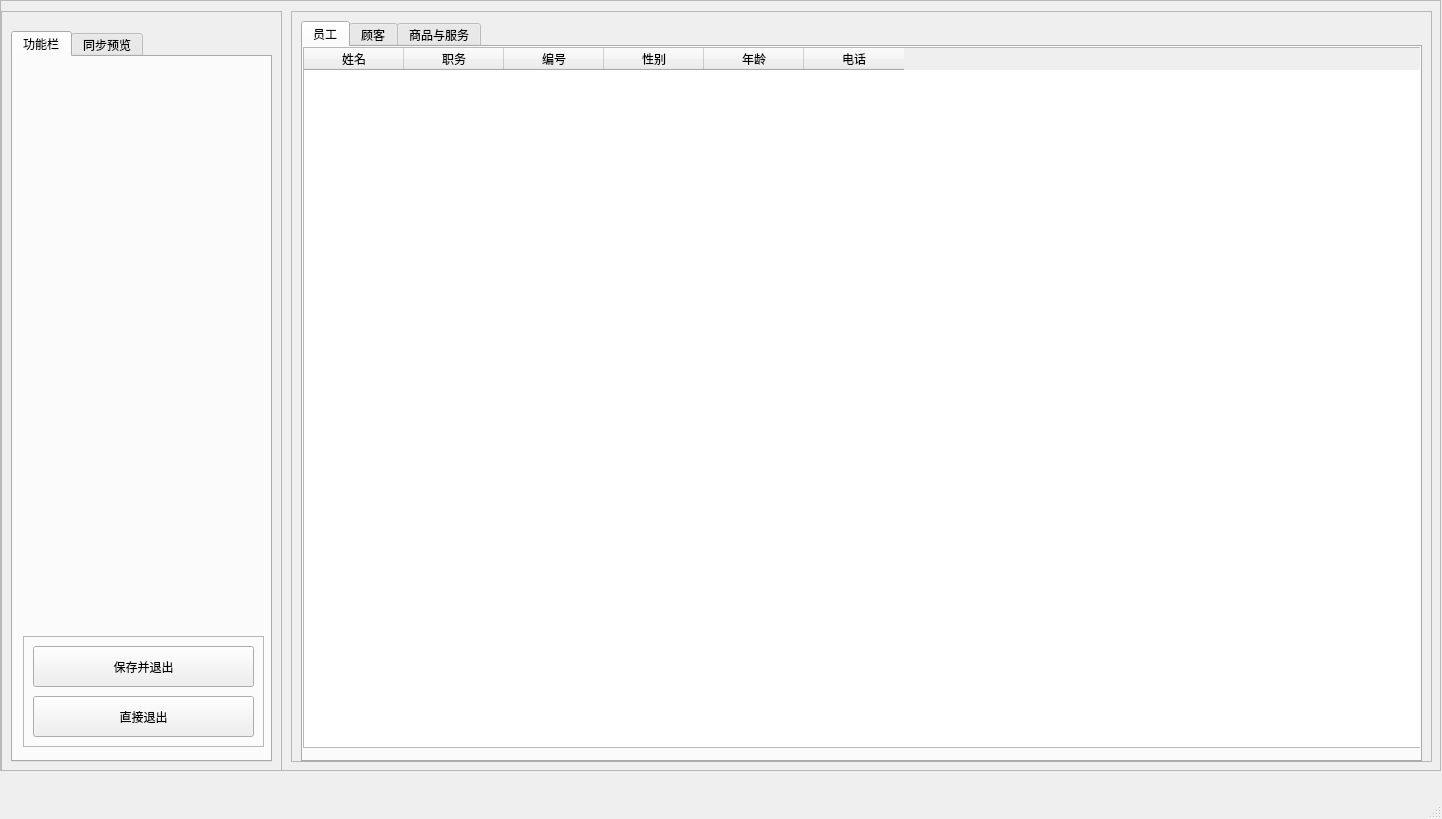
<?xml version="1.0" encoding="UTF-8"?>
<ui version="4.0">
 <class>manageform</class>
 <widget class="QMainWindow" name="manageform">
  <property name="geometry">
   <rect>
    <x>0</x>
    <y>0</y>
    <width>1442</width>
    <height>819</height>
   </rect>
  </property>
  <property name="windowTitle">
   <string>管理系统</string>
  </property>
  <widget class="QWidget" name="centralwidget">
   <widget class="QScrollArea" name="main_scrollarea">
    <property name="geometry">
     <rect>
      <x>0</x>
      <y>0</y>
      <width>1441</width>
      <height>771</height>
     </rect>
    </property>
    <property name="widgetResizable">
     <bool>true</bool>
    </property>
    <widget class="QWidget" name="scroll_area">
     <property name="geometry">
      <rect>
       <x>0</x>
       <y>0</y>
       <width>1439</width>
       <height>769</height>
      </rect>
     </property>
     <widget class="QFrame" name="main_frame">
      <property name="geometry">
       <rect>
        <x>290</x>
        <y>10</y>
        <width>1141</width>
        <height>751</height>
       </rect>
      </property>
      <property name="frameShape">
       <enum>QFrame::StyledPanel</enum>
      </property>
      <property name="frameShadow">
       <enum>QFrame::Raised</enum>
      </property>
      <widget class="QTabWidget" name="main_tab">
       <property name="geometry">
        <rect>
         <x>10</x>
         <y>10</y>
         <width>1121</width>
         <height>741</height>
        </rect>
       </property>
       <property name="currentIndex">
        <number>0</number>
       </property>
       <widget class="QWidget" name="employee_tab">
        <attribute name="title">
         <string>员工</string>
        </attribute>
        <widget class="QTableWidget" name="employee_ec">
         <property name="geometry">
          <rect>
           <x>0</x>
           <y>0</y>
           <width>1121</width>
           <height>701</height>
          </rect>
         </property>
         <column>
          <property name="text">
           <string>姓名</string>
          </property>
         </column>
         <column>
          <property name="text">
           <string>职务</string>
          </property>
         </column>
         <column>
          <property name="text">
           <string>编号</string>
          </property>
         </column>
         <column>
          <property name="text">
           <string>性别</string>
          </property>
         </column>
         <column>
          <property name="text">
           <string>年龄</string>
          </property>
         </column>
         <column>
          <property name="text">
           <string>电话</string>
          </property>
         </column>
        </widget>
       </widget>
       <widget class="QWidget" name="customer_tab">
        <attribute name="title">
         <string>顾客</string>
        </attribute>
        <widget class="QTableWidget" name="customer_ec">
         <property name="geometry">
          <rect>
           <x>0</x>
           <y>0</y>
           <width>1121</width>
           <height>701</height>
          </rect>
         </property>
         <column>
          <property name="text">
           <string>姓名</string>
          </property>
         </column>
         <column>
          <property name="text">
           <string>卡号</string>
          </property>
         </column>
         <column>
          <property name="text">
           <string>性别</string>
          </property>
         </column>
         <column>
          <property name="text">
           <string>年龄</string>
          </property>
         </column>
         <column>
          <property name="text">
           <string>电话</string>
          </property>
         </column>
        </widget>
       </widget>
       <widget class="QWidget" name="service_tab">
        <attribute name="title">
         <string>商品与服务</string>
        </attribute>
        <widget class="QTableWidget" name="service_ec">
         <property name="geometry">
          <rect>
           <x>0</x>
           <y>0</y>
           <width>1111</width>
           <height>851</height>
          </rect>
         </property>
         <column>
          <property name="text">
           <string>名称</string>
          </property>
         </column>
         <column>
          <property name="text">
           <string>价格</string>
          </property>
         </column>
         <column>
          <property name="text">
           <string>消费次数</string>
          </property>
         </column>
        </widget>
       </widget>
      </widget>
     </widget>
     <widget class="QFrame" name="side_frame">
      <property name="geometry">
       <rect>
        <x>0</x>
        <y>10</y>
        <width>281</width>
        <height>761</height>
       </rect>
      </property>
      <property name="frameShape">
       <enum>QFrame::StyledPanel</enum>
      </property>
      <property name="frameShadow">
       <enum>QFrame::Raised</enum>
      </property>
      <widget class="QTabWidget" name="side_tab">
       <property name="geometry">
        <rect>
         <x>10</x>
         <y>20</y>
         <width>261</width>
         <height>731</height>
        </rect>
       </property>
       <property name="currentIndex">
        <number>0</number>
       </property>
       <widget class="QWidget" name="side_main_tab">
        <attribute name="title">
         <string>功能栏</string>
        </attribute>
        <widget class="QFrame" name="exit_frame">
         <property name="geometry">
          <rect>
           <x>10</x>
           <y>579</y>
           <width>241</width>
           <height>111</height>
          </rect>
         </property>
         <property name="frameShape">
          <enum>QFrame::StyledPanel</enum>
         </property>
         <property name="frameShadow">
          <enum>QFrame::Raised</enum>
         </property>
         <widget class="QPushButton" name="exit_save_bt">
          <property name="geometry">
           <rect>
            <x>10</x>
            <y>10</y>
            <width>221</width>
            <height>41</height>
           </rect>
          </property>
          <property name="text">
           <string>保存并退出</string>
          </property>
         </widget>
         <widget class="QPushButton" name="exit_nsave_bt">
          <property name="geometry">
           <rect>
            <x>10</x>
            <y>60</y>
            <width>221</width>
            <height>41</height>
           </rect>
          </property>
          <property name="text">
           <string>直接退出</string>
          </property>
         </widget>
        </widget>
        <widget class="QLabel" name="icon_area">
         <property name="geometry">
          <rect>
           <x>10</x>
           <y>10</y>
           <width>241</width>
           <height>551</height>
          </rect>
         </property>
         <property name="text">
          <string/>
         </property>
        </widget>
       </widget>
       <widget class="QWidget" name="side_view_tab">
        <attribute name="title">
         <string>同步预览</string>
        </attribute>
        <widget class="QTabWidget" name="view_tab">
         <property name="geometry">
          <rect>
           <x>0</x>
           <y>0</y>
           <width>251</width>
           <height>691</height>
          </rect>
         </property>
         <property name="currentIndex">
          <number>0</number>
         </property>
         <widget class="QWidget" name="employee_view">
          <attribute name="title">
           <string>员工</string>
          </attribute>
          <widget class="QFrame" name="em_view_frame">
           <property name="geometry">
            <rect>
             <x>0</x>
             <y>0</y>
             <width>241</width>
             <height>651</height>
            </rect>
           </property>
           <property name="frameShape">
            <enum>QFrame::StyledPanel</enum>
           </property>
           <property name="frameShadow">
            <enum>QFrame::Raised</enum>
           </property>
           <widget class="QLineEdit" name="em_name_le">
            <property name="geometry">
             <rect>
              <x>30</x>
              <y>50</y>
              <width>171</width>
              <height>31</height>
             </rect>
            </property>
           </widget>
           <widget class="QLabel" name="label">
            <property name="geometry">
             <rect>
              <x>20</x>
              <y>20</y>
              <width>69</width>
              <height>19</height>
             </rect>
            </property>
            <property name="text">
             <string>姓名</string>
            </property>
           </widget>
           <widget class="QLabel" name="label_2">
            <property name="geometry">
             <rect>
              <x>20</x>
              <y>100</y>
              <width>69</width>
              <height>19</height>
             </rect>
            </property>
            <property name="text">
             <string>职务</string>
            </property>
           </widget>
           <widget class="QLineEdit" name="em_posi_le">
            <property name="geometry">
             <rect>
              <x>30</x>
              <y>130</y>
              <width>171</width>
              <height>31</height>
             </rect>
            </property>
           </widget>
           <widget class="QLabel" name="label_3">
            <property name="geometry">
             <rect>
              <x>20</x>
              <y>180</y>
              <width>69</width>
              <height>19</height>
             </rect>
            </property>
            <property name="text">
             <string>编号</string>
            </property>
           </widget>
           <widget class="QLineEdit" name="em_id_le">
            <property name="geometry">
             <rect>
              <x>30</x>
              <y>210</y>
              <width>171</width>
              <height>31</height>
             </rect>
            </property>
           </widget>
           <widget class="QLabel" name="label_4">
            <property name="geometry">
             <rect>
              <x>20</x>
              <y>260</y>
              <width>69</width>
              <height>19</height>
             </rect>
            </property>
            <property name="text">
             <string>性别</string>
            </property>
           </widget>
           <widget class="QLineEdit" name="em_gen_le">
            <property name="geometry">
             <rect>
              <x>30</x>
              <y>290</y>
              <width>171</width>
              <height>31</height>
             </rect>
            </property>
           </widget>
           <widget class="QLabel" name="label_5">
            <property name="geometry">
             <rect>
              <x>20</x>
              <y>340</y>
              <width>69</width>
              <height>19</height>
             </rect>
            </property>
            <property name="text">
             <string>年龄</string>
            </property>
           </widget>
           <widget class="QLineEdit" name="em_age_le">
            <property name="geometry">
             <rect>
              <x>30</x>
              <y>370</y>
              <width>171</width>
              <height>31</height>
             </rect>
            </property>
           </widget>
           <widget class="QLabel" name="label_6">
            <property name="geometry">
             <rect>
              <x>20</x>
              <y>420</y>
              <width>69</width>
              <height>19</height>
             </rect>
            </property>
            <property name="text">
             <string>电话</string>
            </property>
           </widget>
           <widget class="QLineEdit" name="em_pho_le">
            <property name="geometry">
             <rect>
              <x>30</x>
              <y>450</y>
              <width>171</width>
              <height>31</height>
             </rect>
            </property>
           </widget>
           <widget class="QFrame" name="em_view_bt_frame">
            <property name="geometry">
             <rect>
              <x>10</x>
              <y>540</y>
              <width>221</width>
              <height>101</height>
             </rect>
            </property>
            <property name="frameShape">
             <enum>QFrame::StyledPanel</enum>
            </property>
            <property name="frameShadow">
             <enum>QFrame::Raised</enum>
            </property>
            <widget class="QPushButton" name="em_add_bt">
             <property name="geometry">
              <rect>
               <x>120</x>
               <y>20</y>
               <width>92</width>
               <height>28</height>
              </rect>
             </property>
             <property name="text">
              <string>添加为员工</string>
             </property>
            </widget>
            <widget class="QPushButton" name="em_chg_bt">
             <property name="geometry">
              <rect>
               <x>10</x>
               <y>60</y>
               <width>92</width>
               <height>28</height>
              </rect>
             </property>
             <property name="text">
              <string>修改员工</string>
             </property>
            </widget>
            <widget class="QPushButton" name="em_del_bt">
             <property name="geometry">
              <rect>
               <x>10</x>
               <y>20</y>
               <width>92</width>
               <height>28</height>
              </rect>
             </property>
             <property name="text">
              <string>删除员工</string>
             </property>
            </widget>
            <widget class="QPushButton" name="em_clear_bt">
             <property name="geometry">
              <rect>
               <x>120</x>
               <y>60</y>
               <width>92</width>
               <height>28</height>
              </rect>
             </property>
             <property name="text">
              <string>清空</string>
             </property>
            </widget>
           </widget>
           <zorder>em_view_bt_frame</zorder>
           <zorder>em_name_le</zorder>
           <zorder>label</zorder>
           <zorder>label_2</zorder>
           <zorder>em_posi_le</zorder>
           <zorder>label_3</zorder>
           <zorder>em_id_le</zorder>
           <zorder>label_4</zorder>
           <zorder>em_gen_le</zorder>
           <zorder>label_5</zorder>
           <zorder>em_age_le</zorder>
           <zorder>label_6</zorder>
           <zorder>em_pho_le</zorder>
          </widget>
         </widget>
         <widget class="QWidget" name="customer_view">
          <attribute name="title">
           <string>顾客</string>
          </attribute>
          <widget class="QFrame" name="cu_view_frame">
           <property name="geometry">
            <rect>
             <x>0</x>
             <y>0</y>
             <width>241</width>
             <height>661</height>
            </rect>
           </property>
           <property name="frameShape">
            <enum>QFrame::StyledPanel</enum>
           </property>
           <property name="frameShadow">
            <enum>QFrame::Raised</enum>
           </property>
           <widget class="QLineEdit" name="cu_name_le">
            <property name="geometry">
             <rect>
              <x>30</x>
              <y>50</y>
              <width>171</width>
              <height>31</height>
             </rect>
            </property>
           </widget>
           <widget class="QLabel" name="label_7">
            <property name="geometry">
             <rect>
              <x>20</x>
              <y>20</y>
              <width>69</width>
              <height>19</height>
             </rect>
            </property>
            <property name="text">
             <string>姓名</string>
            </property>
           </widget>
           <widget class="QLabel" name="label_9">
            <property name="geometry">
             <rect>
              <x>20</x>
              <y>100</y>
              <width>69</width>
              <height>19</height>
             </rect>
            </property>
            <property name="text">
             <string>卡号</string>
            </property>
           </widget>
           <widget class="QLineEdit" name="cu_card_le">
            <property name="geometry">
             <rect>
              <x>30</x>
              <y>130</y>
              <width>171</width>
              <height>31</height>
             </rect>
            </property>
           </widget>
           <widget class="QLabel" name="label_10">
            <property name="geometry">
             <rect>
              <x>20</x>
              <y>180</y>
              <width>69</width>
              <height>19</height>
             </rect>
            </property>
            <property name="text">
             <string>性别</string>
            </property>
           </widget>
           <widget class="QLineEdit" name="cu_gen_le">
            <property name="geometry">
             <rect>
              <x>30</x>
              <y>210</y>
              <width>171</width>
              <height>31</height>
             </rect>
            </property>
           </widget>
           <widget class="QLabel" name="label_11">
            <property name="geometry">
             <rect>
              <x>20</x>
              <y>260</y>
              <width>69</width>
              <height>19</height>
             </rect>
            </property>
            <property name="text">
             <string>年龄</string>
            </property>
           </widget>
           <widget class="QLineEdit" name="cu_age_le">
            <property name="geometry">
             <rect>
              <x>30</x>
              <y>290</y>
              <width>171</width>
              <height>31</height>
             </rect>
            </property>
           </widget>
           <widget class="QLabel" name="label_12">
            <property name="geometry">
             <rect>
              <x>20</x>
              <y>340</y>
              <width>69</width>
              <height>19</height>
             </rect>
            </property>
            <property name="text">
             <string>电话</string>
            </property>
           </widget>
           <widget class="QLineEdit" name="cu_pho_le">
            <property name="geometry">
             <rect>
              <x>30</x>
              <y>370</y>
              <width>171</width>
              <height>31</height>
             </rect>
            </property>
           </widget>
           <widget class="QFrame" name="cu_view_bt_frame">
            <property name="geometry">
             <rect>
              <x>10</x>
              <y>540</y>
              <width>221</width>
              <height>111</height>
             </rect>
            </property>
            <property name="frameShape">
             <enum>QFrame::StyledPanel</enum>
            </property>
            <property name="frameShadow">
             <enum>QFrame::Raised</enum>
            </property>
            <widget class="QPushButton" name="cu_add_bt">
             <property name="geometry">
              <rect>
               <x>120</x>
               <y>20</y>
               <width>92</width>
               <height>28</height>
              </rect>
             </property>
             <property name="text">
              <string>添加为顾客</string>
             </property>
            </widget>
            <widget class="QPushButton" name="cu_chg_bt">
             <property name="geometry">
              <rect>
               <x>10</x>
               <y>60</y>
               <width>92</width>
               <height>28</height>
              </rect>
             </property>
             <property name="text">
              <string>修改顾客</string>
             </property>
            </widget>
            <widget class="QPushButton" name="cu_del_bt">
             <property name="geometry">
              <rect>
               <x>10</x>
               <y>20</y>
               <width>92</width>
               <height>28</height>
              </rect>
             </property>
             <property name="text">
              <string>删除顾客</string>
             </property>
            </widget>
            <widget class="QPushButton" name="cu_clear_bt">
             <property name="geometry">
              <rect>
               <x>120</x>
               <y>60</y>
               <width>92</width>
               <height>28</height>
              </rect>
             </property>
             <property name="text">
              <string>清空</string>
             </property>
            </widget>
           </widget>
          </widget>
         </widget>
         <widget class="QWidget" name="service_view">
          <attribute name="title">
           <string>商品与服务</string>
          </attribute>
          <widget class="QFrame" name="se_view_frame">
           <property name="geometry">
            <rect>
             <x>0</x>
             <y>0</y>
             <width>241</width>
             <height>651</height>
            </rect>
           </property>
           <property name="frameShape">
            <enum>QFrame::StyledPanel</enum>
           </property>
           <property name="frameShadow">
            <enum>QFrame::Raised</enum>
           </property>
           <widget class="QLineEdit" name="se_name_le">
            <property name="geometry">
             <rect>
              <x>30</x>
              <y>50</y>
              <width>171</width>
              <height>31</height>
             </rect>
            </property>
           </widget>
           <widget class="QLabel" name="label_13">
            <property name="geometry">
             <rect>
              <x>20</x>
              <y>20</y>
              <width>69</width>
              <height>19</height>
             </rect>
            </property>
            <property name="text">
             <string>名称</string>
            </property>
           </widget>
           <widget class="QLabel" name="label_14">
            <property name="geometry">
             <rect>
              <x>20</x>
              <y>100</y>
              <width>69</width>
              <height>19</height>
             </rect>
            </property>
            <property name="text">
             <string>价格</string>
            </property>
           </widget>
           <widget class="QLineEdit" name="se_price_le">
            <property name="geometry">
             <rect>
              <x>30</x>
              <y>130</y>
              <width>171</width>
              <height>31</height>
             </rect>
            </property>
           </widget>
           <widget class="QLabel" name="label_15">
            <property name="geometry">
             <rect>
              <x>20</x>
              <y>180</y>
              <width>69</width>
              <height>19</height>
             </rect>
            </property>
            <property name="text">
             <string>消费次数</string>
            </property>
           </widget>
           <widget class="QLineEdit" name="se_times_le">
            <property name="geometry">
             <rect>
              <x>30</x>
              <y>210</y>
              <width>171</width>
              <height>31</height>
             </rect>
            </property>
           </widget>
           <widget class="QFrame" name="se_view_bt_frame">
            <property name="geometry">
             <rect>
              <x>10</x>
              <y>470</y>
              <width>221</width>
              <height>171</height>
             </rect>
            </property>
            <property name="frameShape">
             <enum>QFrame::StyledPanel</enum>
            </property>
            <property name="frameShadow">
             <enum>QFrame::Raised</enum>
            </property>
            <widget class="QPushButton" name="se_add_bt">
             <property name="geometry">
              <rect>
               <x>10</x>
               <y>50</y>
               <width>131</width>
               <height>31</height>
              </rect>
             </property>
             <property name="text">
              <string>添加为商品/服务</string>
             </property>
            </widget>
            <widget class="QPushButton" name="se_chg_bt">
             <property name="geometry">
              <rect>
               <x>10</x>
               <y>90</y>
               <width>101</width>
               <height>31</height>
              </rect>
             </property>
             <property name="text">
              <string>修改商品/服务</string>
             </property>
            </widget>
            <widget class="QPushButton" name="se_del_bt">
             <property name="geometry">
              <rect>
               <x>10</x>
               <y>10</y>
               <width>101</width>
               <height>31</height>
              </rect>
             </property>
             <property name="text">
              <string>删除商品/服务</string>
             </property>
            </widget>
            <widget class="QPushButton" name="se_clear_bt">
             <property name="geometry">
              <rect>
               <x>10</x>
               <y>130</y>
               <width>91</width>
               <height>31</height>
              </rect>
             </property>
             <property name="text">
              <string>清空</string>
             </property>
            </widget>
           </widget>
          </widget>
         </widget>
        </widget>
       </widget>
      </widget>
     </widget>
    </widget>
   </widget>
  </widget>
  <widget class="QStatusBar" name="statusbar"/>
  <widget class="QMenuBar" name="menubar">
   <property name="geometry">
    <rect>
     <x>0</x>
     <y>0</y>
     <width>1442</width>
     <height>24</height>
    </rect>
   </property>
  </widget>
 </widget>
 <resources/>
 <connections/>
</ui>
